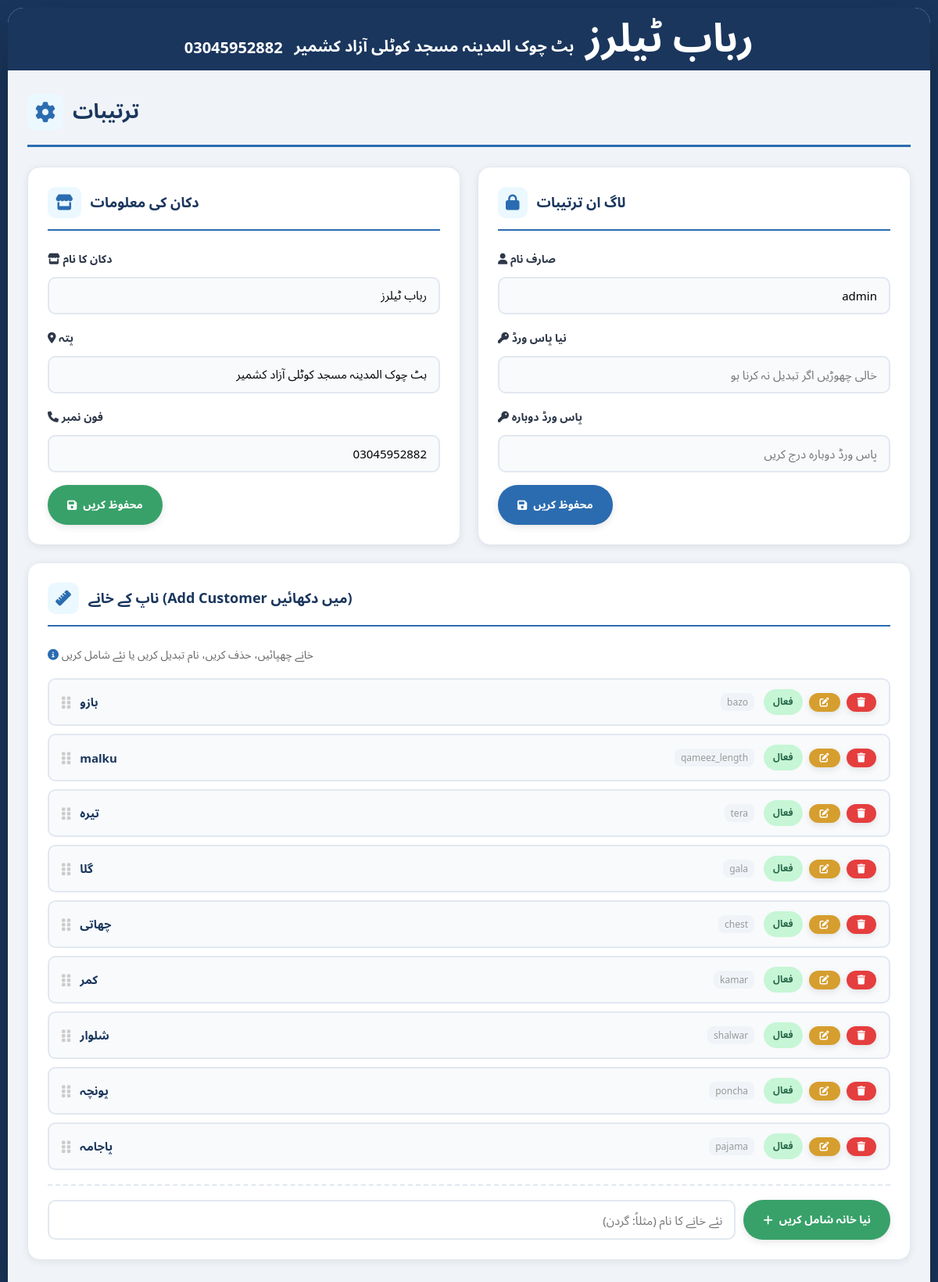
The page /settings on the database its author committed.
### tables this page shows
CREATE TABLE settings (
        key TEXT PRIMARY KEY,
        value TEXT
    );

CREATE TABLE custom_fields (
        id INTEGER PRIMARY KEY AUTOINCREMENT,
        field_name TEXT,
        field_label TEXT,
        field_type TEXT DEFAULT 'number',
        is_active INTEGER DEFAULT 1,
        sort_order INTEGER DEFAULT 0
    );

### app.py (the view)
@app.route('/settings')
def settings():
    conn = get_db()
    cur = conn.cursor()
    def get_setting(key):
        cur.execute("SELECT value FROM settings WHERE key=?", (key,))
        return row_to_dict(cur.fetchone())['value']
    shop_name = get_setting('shop_name')
    shop_address = get_setting('shop_address')
    shop_phone = get_setting('shop_phone')
    username = get_setting('username')
    cur.execute("SELECT * FROM custom_fields ORDER BY sort_order")
    fields = [row_to_dict(r) for r in cur.fetchall()]
    cur.close()
    conn.close()
    return render_template('Settings.html',
        shop_name=shop_name,
        shop_address=shop_address,
        shop_phone=shop_phone,
        username=username,
        fields=fields,
        success=request.args.get('success')
    )

### app.py (called while the page is built)
def get_db():
    conn = sqlite3.connect('database.db')
    conn.row_factory = sqlite3.Row
    return conn

def row_to_dict(row):
    return dict(row) if row else None

### templates/Settings.html (shortened to what this page needs)
<!DOCTYPE html>
<html lang="ur">
<head>
    <link rel="stylesheet" href="https://cdnjs.cloudflare.com/ajax/libs/font-awesome/6.0.0-beta3/css/all.min.css">
</head>
<body>
<div class="fullscreen-container">
    <header class="app-header">
        <div class="user-info">
            <span>{{ shop_phone }}</span>
            <span>{{ shop_address }}</span>
            <h1>{{ shop_name }}</h1>
        </div>
    </header>
    <div class="main-content">
        <div class="page-header">
            <h2 class="page-title">
                <i class="fas fa-cog"></i> ترتیبات
            </h2>
        </div>
        <div class="settings-grid">
            <div class="settings-card">
                <div class="card-header">
                    <i class="fas fa-store"></i>
                    <h3>دکان کی معلومات</h3>
                </div>
                <form method="POST" action="/settings/shop">
                    <div class="form-group">
                        <label><i class="fas fa-store"></i> دکان کا نام</label>
                        <input type="text" name="shop_name" class="form-control" value="{{ shop_name }}" required>
                    </div>
                    <div class="form-group">
                        <label><i class="fas fa-map-marker-alt"></i> پتہ</label>
                        <input type="text" name="shop_address" class="form-control" value="{{ shop_address }}" required>
                    </div>
                    <div class="form-group">
                        <label><i class="fas fa-phone"></i> فون نمبر</label>
                        <input type="tel" name="shop_phone" class="form-control" value="{{ shop_phone }}" required>
                    </div>
                    <button type="submit" class="btn btn-success">
                        <i class="fas fa-save"></i> محفوظ کریں
                    </button>
                </form>
            </div>
            <div class="settings-card">
                <div class="card-header">
                    <i class="fas fa-lock"></i>
                    <h3>لاگ ان ترتیبات</h3>
                </div>
                <form method="POST" action="/settings/login">
                    <div class="form-group">
                        <label><i class="fas fa-user"></i> صارف نام</label>
                        <input type="text" name="username" class="form-control" value="{{ username }}" required>
                    </div>
                    <div class="form-group">
                        <label><i class="fas fa-key"></i> نیا پاس ورڈ</label>
                        <input type="password" name="new_password" class="form-control" placeholder="خالی چھوڑیں اگر تبدیل نہ کرنا ہو">
                    </div>
                    <div class="form-group">
                        <label><i class="fas fa-key"></i> پاس ورڈ دوبارہ</label>
                        <input type="password" id="confirm_password" class="form-control" placeholder="پاس ورڈ دوبارہ درج کریں">
                    </div>
                    <button type="submit" class="btn btn-primary" id="loginSaveBtn">
                        <i class="fas fa-save"></i> محفوظ کریں
                    </button>
                </form>
            </div>
        </div>
        <div class="fields-card">
            <div class="card-header">
                <i class="fas fa-ruler"></i>
                <h3>ناپ کے خانے (Add Customer میں دکھائیں)</h3>
            </div>
            <p style="color:#666; font-size:14px; margin-bottom:15px;">
                <i class="fas fa-info-circle" style="color:#2b6cb0;"></i>
                خانے چھپائیں، حذف کریں، نام تبدیل کریں یا نئے شامل کریں
            </p>
            <div class="fields-list" id="fieldsList">
                {% for field in fields %}
                <div class="field-item {% if not field.is_active %}inactive{% endif %}" id="field-{{ field.id }}">
                    <i class="fas fa-grip-vertical field-drag"></i>
                    <div class="field-label">{{ field.field_label }}</div>
                    <div class="field-name">{{ field.field_name }}</div>
                    <div class="field-actions">
                        <button class="toggle-badge {% if field.is_active %}toggle-active{% else %}toggle-inactive{% endif %}"
                            onclick="toggleField({{ field.id }}, this)">
                            {% if field.is_active %}فعال{% else %}غیر فعال{% endif %}
                        </button>
                        <button class="btn btn-warning btn-sm" onclick="openRename({{ field.id }}, '{{ field.field_label }}')">
                            <i class="fas fa-edit"></i>
                        </button>
                        <button class="btn btn-danger btn-sm" onclick="deleteField({{ field.id }})">
                            <i class="fas fa-trash"></i>
                        </button>
                    </div>
                </div>
                {% endfor %}
            </div>
            <form class="add-field-form" method="POST" action="/settings/field/add">
                <input type="text" name="field_label" placeholder="نئے خانے کا نام (مثلاً: گردن)" required>
                <button type="submit" class="btn btn-success">
                    <i class="fas fa-plus"></i> نیا خانہ شامل کریں
                </button>
            </form>
        </div>
    </div>
</div>
</body>
</html>

### templates/Settings.html (style rules this page uses)
* { margin: 0; padding: 0; box-sizing: border-box; font-family: 'Segoe UI', 'Noto Sans Arabic', sans-serif; }
:root { --primary-color: #1a365d; --secondary-color: #2b6cb0; --accent-color: #e53e3e; --success-color: #38a169; --warning-color: #d69e2e; --light-color: #f7fafc; --dark-color: #2d3748; --shadow: 0 2px 10px rgba(0,0,0,0.08); --header-height: 80px; }
.field-drag { color: #aaa; cursor: grab; font-size: 18px; transition: color 0.2s; }
body { background: var(--primary-color); height: 100vh; overflow: hidden; display: flex; justify-content: center; align-items: center; padding: 10px; }
.fullscreen-container { width: 100%; height: 100%; background: var(--light-color); border-radius: 20px; overflow: hidden; box-shadow: 0 25px 60px rgba(0,0,0,0.3); display: flex; flex-direction: column; }
.app-header { height: var(--header-height); background: var(--primary-color); color: white; display: flex; justify-content: center; align-items: center; padding: 0 25px; flex-shrink: 0; }
.user-info { display: flex; align-items: center; gap: 15px; padding: 8px 25px; }
.user-info h1 { font-size: 50px; font-weight: 700; }
.user-info span { font-size: 20px; font-weight: 600; color: white; margin-top: 20px; }
.main-content { flex: 1; overflow-y: auto; padding: 25px; background: #f0f4f8; }
.page-header { display: flex; justify-content: space-between; align-items: center; margin-bottom: 25px; padding-bottom: 15px; border-bottom: 3px solid var(--secondary-color); }
.page-title { font-size: 26px; color: var(--primary-color); display: flex; align-items: center; gap: 12px; }
.page-title i { color: var(--secondary-color); background: #ebf8ff; padding: 10px; border-radius: 12px; }
.settings-grid { display: grid; grid-template-columns: repeat(auto-fit, minmax(400px, 1fr)); gap: 22px; margin-bottom: 22px; }
.settings-card { background: white; border-radius: 16px; padding: 25px; box-shadow: var(--shadow); border: 1px solid #e2e8f0; }
.card-header { display: flex; align-items: center; gap: 12px; margin-bottom: 22px; padding-bottom: 14px; border-bottom: 2px solid var(--secondary-color); }
.card-header i { color: var(--secondary-color); font-size: 20px; background: #ebf8ff; padding: 10px; border-radius: 10px; }
.card-header h3 { color: var(--primary-color); font-size: 18px; font-weight: 700; }
.form-group { margin-bottom: 16px; }
.form-group label { display: block; margin-bottom: 8px; color: var(--dark-color); font-weight: 600; font-size: 14px; }
.form-control { width: 100%; padding: 12px 15px; border: 2px solid #e2e8f0; border-radius: 10px; font-size: 15px; text-align: right; transition: all 0.3s; background: #f8fafc; outline: none; }
.btn { padding: 11px 25px; border: none; border-radius: 25px; font-size: 14px; font-weight: 700; cursor: pointer; transition: all 0.3s; display: inline-flex; align-items: center; gap: 8px; box-shadow: 0 3px 10px rgba(0,0,0,0.1); }
.btn-primary { background: var(--secondary-color); color: white; }
.btn-success { background: var(--success-color); color: white; }
.btn-danger { background: var(--accent-color); color: white; padding: 7px 14px; font-size: 13px; }
.btn-warning { background: var(--warning-color); color: white; padding: 7px 14px; font-size: 13px; }
.btn-sm { padding: 6px 14px; font-size: 12px; }
.fields-card { background: white; border-radius: 16px; padding: 25px; box-shadow: var(--shadow); border: 1px solid #e2e8f0; margin-bottom: 22px; }
.fields-list { margin-top: 15px; }
.field-item { display: flex; align-items: center; gap: 12px; padding: 12px 16px; border: 2px solid #e2e8f0; border-radius: 10px; margin-bottom: 10px; background: #f8fafc; transition: all 0.2s; }
.field-drag { color: #ccc; cursor: grab; font-size: 18px; }
.field-label { flex: 1; font-weight: 700; color: var(--primary-color); font-size: 15px; }
.field-name { font-size: 12px; color: #999; background: #f0f4f8; padding: 3px 8px; border-radius: 8px; }
.field-actions { display: flex; gap: 8px; align-items: center; }
.toggle-badge { padding: 4px 12px; border-radius: 20px; font-size: 12px; font-weight: 700; cursor: pointer; border: none; transition: all 0.2s; }
.toggle-active { background: #c6f6d5; color: #276749; }
.add-field-form { display: flex; gap: 10px; margin-top: 18px; padding-top: 18px; border-top: 2px dashed #e2e8f0; flex-wrap: wrap; }
.add-field-form input { flex: 1; min-width: 200px; padding: 11px 15px; border: 2px solid #e2e8f0; border-radius: 10px; font-size: 15px; text-align: right; outline: none; transition: border 0.3s; }

### rows shown on the page
settings: value "03045952882", shop_phone "03045952882"
settings: value "بٹ چوک المدینہ مسجد کوٹلی آزاد کشمیر", shop_address "بٹ چوک المدینہ مسجد کوٹلی آزاد کشمیر"
settings: value "رباب ٹیلرز", shop_name "رباب ٹیلرز"
settings: username "admin"
custom_fields: field_label "بازو", field_name "bazo", is_active "فعال"
custom_fields: field_label "malku", field_name "qameez_length", is_active "فعال"
custom_fields: field_label "تیرہ", field_name "tera", is_active "فعال"
custom_fields: field_label "گلا", field_name "gala", is_active "فعال"
custom_fields: field_label "چھاتی", field_name "chest", is_active "فعال"
custom_fields: field_label "کمر", field_name "kamar", is_active "فعال"
custom_fields: field_label "شلوار", field_name "shalwar", is_active "فعال"
custom_fields: field_label "پونچہ", field_name "poncha", is_active "فعال"
custom_fields: field_label "پاجامہ", field_name "pajama", is_active "فعال"
